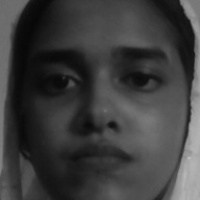
#> input picture known_faces/abina/1.jpg, 200 x 200 px
$ python -i face_utils.py   (imports and definitions only)
#> lines starting #> are read from the running program, lines starting #| are printed output that depends on the picture
#> further down, picture is the input picture: shape (200, 200, 3); min 7, max 187, mean 61.5
"""
Core face-recognition logic — dlib-free, GUI-free (safe for a server).

Uses OpenCV's built-in Haar Cascade for face detection and its built-in
LBPH (Local Binary Patterns Histograms) recognizer for identification.
Both ship inside opencv-contrib-python-headless as prebuilt wheels — no
dlib, no cmake, no compiler needed, no GUI dependencies (fine for Render).

Trade-off vs. a dlib/face_recognition version: LBPH is a lighter, older
algorithm (less accurate than deep-learning face embeddings), and there's
no facial-landmark data to run a blink/liveness check on. A printed photo
held up to the camera CAN fool this version — see ConsistencyTracker below
for what it does instead.
"""

import os
import glob
import pickle
import numpy as np
import cv2

DATA_DIR = "data"
MODEL_FILE = os.path.join(DATA_DIR, "lbph_model.yml")
LABELS_FILE = os.path.join(DATA_DIR, "labels.pkl")
KNOWN_FACES_DIR = "known_faces"
FACE_SIZE = (200, 200)

# Shipped as a local file in the repo (no download-on-first-run needed,
# and no reliance on an internet fetch at deploy time on Render).
CASCADE_FILENAME = "haarcascade_frontalface_default.xml"


def _cascade_path():
    local_path = os.path.join(os.path.dirname(os.path.abspath(__file__)), CASCADE_FILENAME)
    if os.path.exists(local_path):
        return local_path
    # fall back to OpenCV's bundled copy if the local file is ever missing
    bundled_path = os.path.join(cv2.data.haarcascades, CASCADE_FILENAME)
    if os.path.exists(bundled_path):
        return bundled_path
    raise FileNotFoundError(
        f"Could not find {CASCADE_FILENAME} locally or in cv2's bundled data."
    )


CASCADE_PATH = _cascade_path()


class FaceDatabase:
    def __init__(self):
        os.makedirs(DATA_DIR, exist_ok=True)
        os.makedirs(KNOWN_FACES_DIR, exist_ok=True)
        self.detector = cv2.CascadeClassifier(CASCADE_PATH)
        if self.detector.empty():
            raise RuntimeError(
                f"Failed to load face-detection cascade from {CASCADE_PATH}."
            )
        self.recognizer = cv2.face.LBPHFaceRecognizer_create()
        self.label_to_name = {}   # int label -> name
        self.name_to_label = {}   # name -> int label
        self._load()

    def _load(self):
        if os.path.exists(LABELS_FILE):
            with open(LABELS_FILE, "rb") as f:
#> (reads data/labels.pkl from the repository)
                self.label_to_name = pickle.load(f)
            self.name_to_label = {v: k for k, v in self.label_to_name.items()}
        if os.path.exists(MODEL_FILE):
            self.recognizer.read(MODEL_FILE)

    def detect_faces(self, gray_frame):
        return self.detector.detectMultiScale(
            gray_frame, scaleFactor=1.1, minNeighbors=5, minSize=(60, 60)
        )

    # [54 lines left out: functions enroll, _retrain, not called in this run]

    def all_names(self):
        return list(self.name_to_label.keys())

    def recognize(self, frame, confidence_threshold=75):
        """LBPH's 'confidence' is really a distance — LOWER means a better
        match. Anything above the threshold is treated as Unknown."""
#> called with confidence_threshold = 75
        gray = cv2.cvtColor(frame, cv2.COLOR_BGR2GRAY)
        faces = self.detect_faces(gray)
#> faces = [[14, 11, 174, 174]]

        results = []
        for (x, y, w, h) in faces:
            crop = cv2.resize(gray[y:y + h, x:x + w], FACE_SIZE)
            name = "Unknown"
            conf = None
            if self.label_to_name:
                try:
                    label, conf = self.recognizer.predict(crop)
                    if conf <= confidence_threshold:
                        name = self.label_to_name.get(label, "Unknown")
                except cv2.error:
                    pass
            # box kept in (top, right, bottom, left) form
            results.append({"name": name, "box": (int(y), int(x + w), int(y + h), int(x)), "confidence": conf})
#> this loop made 1 pass
#> pass 1, in recognize, `crop = cv2.resize(gray[y:y + h, x:x + w], FACE_SIZE)`:
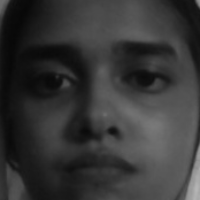
#> crop: shape (200, 200); min 7, max 182, mean 54.3
#> after the loop, results = 1 item
        return results


class ConsistencyTracker:
    """NOT a liveness/anti-spoofing check — LBPH gives us no landmark data to
    detect a blink with. This just requires a name to be recognized on several
    consecutive frames in a row before it's treated as 'confirmed', which
    filters out one-off misreads/flicker before attendance is marked. A
    printed photo held up to the camera can still pass this."""

    REQUIRED_STREAK = 8

    def __init__(self):
        self.streaks = {}
        self.confirmed = set()

    # [8 lines left out: function update, not called in this run]

    def is_confirmed(self, name):
        return name in self.confirmed

    def reset(self):
        self.streaks.clear()
        self.confirmed.clear()

>>> import cv2
>>> picture = cv2.imread('known_faces/abina/1.jpg')
>>> result = FaceDatabase().recognize(picture)
#> result = 1 item
